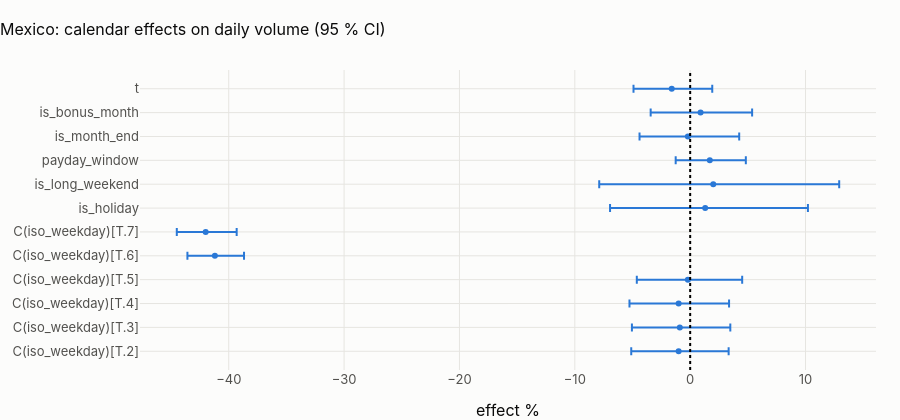

This figure's notebook cell:
### Code cell
eff = coef.reset_index().rename(columns={"index": "term"})
eff["lo %"] = 100 * (np.exp(eff.ci_low) - 1)
eff["hi %"] = 100 * (np.exp(eff.ci_high) - 1)
fig = px.scatter(
    eff,
    x="effect %",
    y="term",
    error_x=eff["hi %"] - eff["effect %"],
    error_x_minus=eff["effect %"] - eff["lo %"],
    title=f"{CTRY.title}: calendar effects on daily volume (95 % CI)",
)
fig.add_vline(x=0, line_dash="dot")
fig.update_layout(height=420, yaxis_title=None)
fig.show()


def says(term: str, label: str) -> str:
    if term not in coef.index:
        return f"{label}: not estimable."
    r = coef.loc[term]
    sig = r.p_value < 0.01
    return f"{label}: **{r['effect %']:+.1f} %** " + (
        "(significant)" if sig else f"(not significant, p = {r.p_value:.2f})"
    )


display(
    Markdown(
        "\n".join(
            [
                "**What the calendar explains in " + CTRY.name + f"** (R² {model.rsquared:.2f}):",
                "* " + says("C(iso_weekday)[T.6]", "Saturday versus Monday"),
                "* " + says("C(iso_weekday)[T.7]", "Sunday versus Monday"),
                "* " + says("is_holiday", "a holiday"),
                "* " + says("payday_window", "the three days after a payday"),
                "* " + says("is_month_end", "month end"),
                "* " + says("is_bonus_month", "bonus month"),
                "* " + says("t", "trend per year"),
            ]
        )
    )
)

### Figure 1 — Plotly figure (JSON) as saved in the notebook; plotly's stock layout.template omitted (floating-point values rounded to 4 significant figures)
{"data": [{"error_x": {"array": [4.333, 4.379, 4.371, 4.707, 2.525, 2.688, 8.906, 10.92, 3.123, 4.449, 4.469, 3.513], "arrayminus": [4.109, 4.15, 4.262, 4.427, 2.381, 2.502, 8.246, 9.885, 2.957, 4.19, 4.325, 3.312]}, "hovertemplate": "effect %=%{x}<br>term=%{y}<extra></extra>", "legendgroup": "", "marker": {"color": "#2a78d6", "symbol": "circle"}, "mode": "markers", "name": "", "orientation": "h", "showlegend": false, "type": "scatter", "x": [-1.0, -0.9, -1.0, -0.2, -41.2, -42.0, 1.3, 2.0, 1.7, -0.2, 0.9, -1.6], "xaxis": "x", "y": ["C(iso_weekday)[T.2]", "C(iso_weekday)[T.3]", "C(iso_weekday)[T.4]", "C(iso_weekday)[T.5]", "C(iso_weekday)[T.6]", "C(iso_weekday)[T.7]", "is_holiday", "is_long_weekend", "payday_window", "is_month_end", "is_bonus_month", "t"], "yaxis": "y"}], "layout": {"height": 420, "legend": {"tracegroupgap": 0}, "shapes": [{"line": {"dash": "dot"}, "type": "line", "x0": 0, "x1": 0, "xref": "x", "y0": 0, "y1": 1, "yref": "y domain"}], "title": {"text": "Mexico: calendar effects on daily volume (95 % CI)"}, "xaxis": {"anchor": "y", "domain": [0.0, 1.0], "title": {"text": "effect %"}}, "yaxis": {"anchor": "x", "domain": [0.0, 1.0], "title": {}}}}
